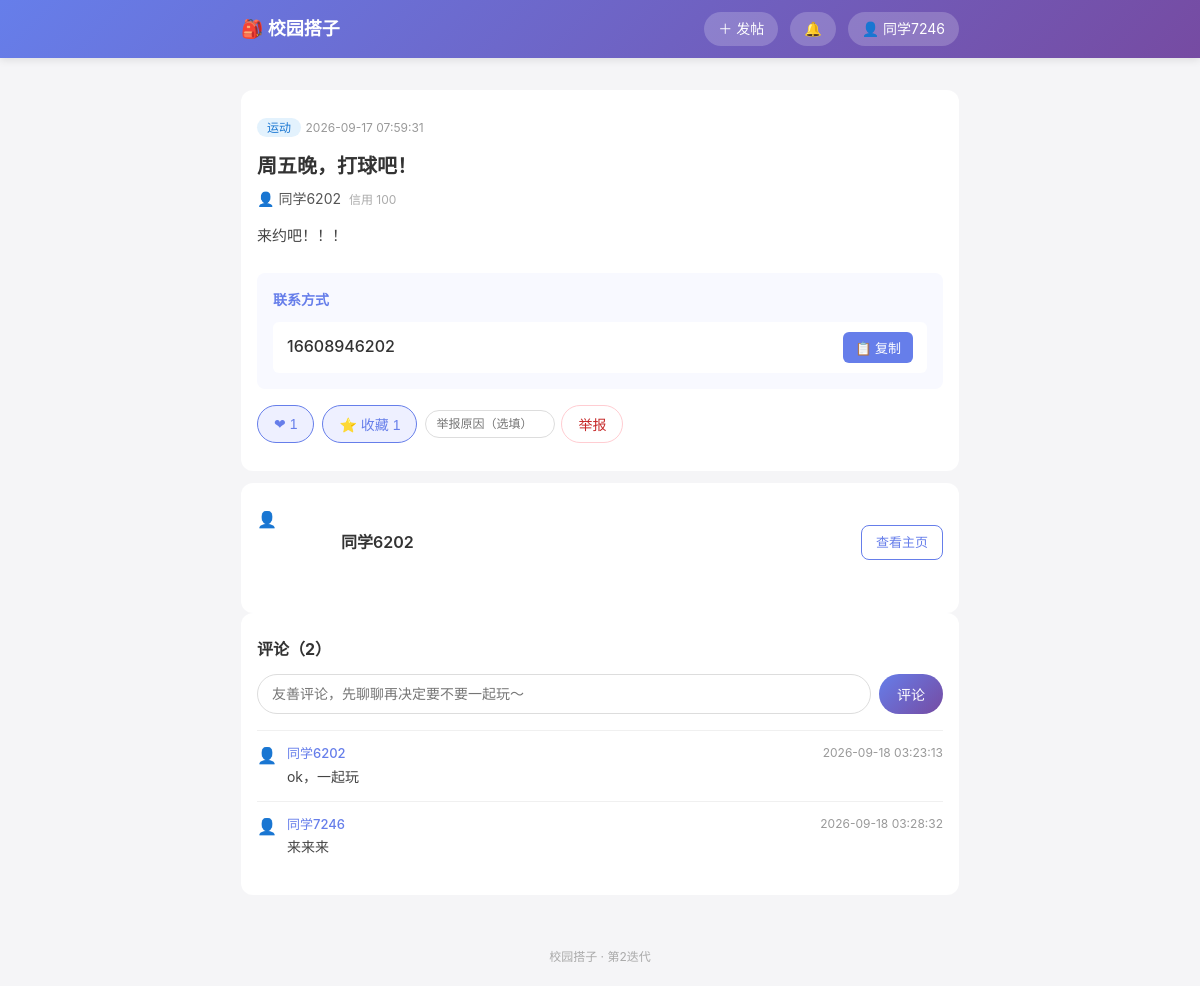
Screenshot of /post/1 (signed in) with the database file from the repository.
### tables this page shows
CREATE TABLE users (
            id INTEGER PRIMARY KEY AUTOINCREMENT,
            phone TEXT UNIQUE NOT NULL,
            password_hash TEXT NOT NULL,
            nickname TEXT,
            create_time DATETIME DEFAULT CURRENT_TIMESTAMP
        , credit INTEGER DEFAULT 100, age INTEGER, gender TEXT, interests TEXT, bio TEXT, avatar TEXT, contact_public INTEGER DEFAULT 1);

CREATE TABLE posts (
            id INTEGER PRIMARY KEY AUTOINCREMENT,
            user_id INTEGER NOT NULL,
            title TEXT NOT NULL,
            category TEXT NOT NULL,
            content TEXT NOT NULL,
            contact TEXT NOT NULL,
            create_time DATETIME DEFAULT CURRENT_TIMESTAMP,
            status TINYINT DEFAULT 1,
            FOREIGN KEY (user_id) REFERENCES users(id)
        );

CREATE TABLE comments (
            id INTEGER PRIMARY KEY AUTOINCREMENT,
            post_id INTEGER NOT NULL,
            user_id INTEGER NOT NULL,
            content TEXT NOT NULL,
            create_time DATETIME DEFAULT CURRENT_TIMESTAMP
        );

### app.py (the view)
@app.route('/post/<int:post_id>')
def post_detail(post_id):
    conn = get_conn()
    c = conn.cursor()
    post = c.execute('''
        SELECT p.id, p.title, p.category, p.content, p.contact, p.create_time,
               u.nickname, u.id AS author_id, u.age, u.gender, u.interests,
               u.bio, u.credit, u.avatar, u.contact_public
        FROM posts p JOIN users u ON p.user_id = u.id
        WHERE p.id = ? AND p.status = 1
    ''', (post_id,)).fetchone()
    if not post:
        conn.close()
        return '帖子不存在或已删除'
    comments = c.execute('''
        SELECT cm.id, cm.content, cm.create_time, u.nickname, u.id AS user_id, u.avatar
        FROM comments cm JOIN users u ON cm.user_id = u.id
        WHERE cm.post_id = ? ORDER BY cm.create_time ASC
    ''', (post_id,)).fetchall()
    like_count = c.execute('SELECT COUNT(*) AS n FROM likes WHERE post_id = ?', (post_id,)).fetchone()['n']
    fav_count = c.execute('SELECT COUNT(*) AS n FROM favorites WHERE post_id = ?', (post_id,)).fetchone()['n']
    liked = favorited = is_owner = blocked_by_author = False
    if 'user_id' in session:
        uid = session['user_id']
        liked = c.execute('SELECT 1 FROM likes WHERE post_id = ? AND user_id = ?',
                          (post_id, uid)).fetchone() is not None
        favorited = c.execute('SELECT 1 FROM favorites WHERE post_id = ? AND user_id = ?',
                              (post_id, uid)).fetchone() is not None
        is_owner = (uid == post['author_id'])
        blocked_by_author = c.execute('SELECT 1 FROM blacklist WHERE user_id = ? AND blocked_id = ?',
                                      (post['author_id'], uid)).fetchone() is not None
    conn.close()
    author_interests = parse_interests(post['interests'] or '')
    contact_visible = bool(post['contact_public']) or 'user_id' in session
    return render_template('detail.html', post=post, comments=comments,
                           like_count=like_count, fav_count=fav_count,
                           liked=liked, favorited=favorited,
                           is_owner=is_owner, blocked_by_author=blocked_by_author,
                           author_interests=author_interests,
                           contact_visible=contact_visible)

### app.py (called while the page is built)
def get_conn():
    conn = sqlite3.connect(DB_PATH)
    conn.row_factory = sqlite3.Row
    return conn

def parse_interests(interests_raw):
    tags = [t.strip() for t in interests_raw.replace('，', ',').split(',') if t.strip()]
    return list(dict.fromkeys(tags))

@app.context_processor
def inject_global_vars():
    return {
        'logged_in': 'user_id' in session,
        'nickname': session.get('nickname', ''),
        'avatar': session.get('avatar', ''),
    }

### templates/detail.html (shortened to what this page needs)
{% extends "base.html" %}
{% block content %}
<div class="detail-container">
    <div class="detail-card">
        <div class="detail-header">
            <span class="post-category cat-{{ post.category }}">{{ post.category }}</span>
            <span class="post-time">{{ post.create_time }}</span>
        </div>
        <h1 class="detail-title">{{ post.title }}</h1>
        <a href="/user/{{ post.author_id }}" class="detail-author">
            {% if post.avatar %}<img src="{{ post.avatar }}" class="mini-avatar" alt="头像">{% else %}👤{% endif %}
            {{ post.nickname }}
            <span class="author-age">信用 {{ post.credit }}</span>
        </a>
        <div class="detail-content">{{ post.content }}</div>
        {% if contact_visible %}
        <div class="detail-contact">
            <h4>联系方式</h4>
            <div class="contact-box">
                <span class="contact-text" id="contactText">{{ post.contact }}</span>
                <button class="btn-copy" onclick="copyContact()">📋 复制</button>
            </div>
        </div>
        {% else %}
        <div class="detail-contact">
            <h4>联系方式</h4>
            <div class="tip">作者设置了仅登录用户可见，<a href="/login">登录后</a>查看</div>
        </div>
        {% endif %}
        <div class="detail-actions">
            {% if logged_in %}
            <button class="action-btn {{ 'active' if liked else '' }}" id="like-btn"
                    onclick="toggleLike()">❤ <span id="like-count">{{ like_count }}</span></button>
            <button class="action-btn {{ 'active' if favorited else '' }}" id="fav-btn"
                    onclick="toggleFav()">⭐ 收藏 <span id="fav-count">{{ fav_count }}</span></button>
            {% else %}
            <span class="action-btn">❤ <span>{{ like_count }}</span></span>
            <span class="action-btn">⭐ 收藏 <span>{{ fav_count }}</span></span>
            {% endif %}
            {% if is_owner %}
            <a href="/post/{{ post.id }}/edit" class="action-btn">✏️ 编辑</a>
            <form method="POST" action="/post/{{ post.id }}/delete" style="display:inline;"
                  onsubmit="return confirm('确定要删除这条帖子吗？');">
                <button type="submit" class="action-btn danger">🗑️ 删除</button>
            </form>
            {% elif logged_in %}
            <form method="POST" action="/post/{{ post.id }}/report" class="report-form"
                  onsubmit="return confirm('确认举报这条帖子？');">
                <input type="text" name="reason" placeholder="举报原因（选填）" class="report-input">
                <button type="submit" class="action-btn danger">举报</button>
            </form>
            {% endif %}
        </div>
    </div>
    <div class="detail-card author-card">
        <div class="author-card-head">
            {% if post.avatar %}<img src="{{ post.avatar }}" class="big-avatar" alt="头像">{% else %}<div class="big-avatar">👤</div>{% endif %}
            <div>
                <a href="/user/{{ post.author_id }}" class="author-name">{{ post.nickname }}</a>
            </div>
            <a href="/user/{{ post.author_id }}" class="btn-secondary btn-sm">查看主页</a>
        </div>
    </div>
    <div class="detail-card">
        <h3 class="section-title">评论（{{ comments|length }}）</h3>
        {% if logged_in and not blocked_by_author %}
        <form method="POST" action="/post/{{ post.id }}/comment" class="comment-form">
            <input type="text" name="content" maxlength="200" required
                   placeholder="友善评论，先聊聊再决定要不要一起玩～">
            <button type="submit" class="btn-comment">评论</button>
        </form>
        {% elif blocked_by_author %}
        <div class="tip">你已被该帖作者拉黑，无法评论</div>
        {% else %}
        <div class="tip"><a href="/login">登录后可以评论</a></div>
        {% endif %}
        <div class="comment-list">
            {% for cm in comments %}
            <div class="comment-item">
                {% if cm.avatar %}<img src="{{ cm.avatar }}" class="mini-avatar" alt="头像">{% else %}👤{% endif %}
                <div class="comment-body">
                    <div class="comment-head">
                        <a href="/user/{{ cm.user_id }}" class="comment-name">{{ cm.nickname }}</a>
                        <span class="post-time">{{ cm.create_time }}</span>
                    </div>
                    <div class="comment-text">{{ cm.content }}</div>
                </div>
            </div>
            {% else %}
            <div class="tip" style="padding:10px 0;">还没有评论，抢个沙发～</div>
            {% endfor %}
        </div>
    </div>
</div>
{% endblock %}

### templates/base.html (shortened to what this page needs)
<!DOCTYPE html>
<html lang="zh-CN">
<head>
    <link rel="stylesheet" href="/static/css/style.css">
</head>
<body>
    <nav class="navbar">
        <div class="nav-container">
            <a href="/" class="nav-logo">🎒 校园搭子</a>
            <div class="nav-links">
                {% if logged_in %}
                    <a href="/publish" class="nav-btn">＋ 发帖</a>
                    <a href="/notifications" class="nav-btn nav-bell">🔔
                    </a>
                    <a href="/profile" class="nav-btn">
                        {% if avatar %}<img src="{{ avatar }}" class="nav-avatar" alt="头像">{% else %}👤{% endif %}
                        {{ nickname }}
                    </a>
                {% else %}
                    <a href="/login" class="nav-btn">登录 / 注册</a>
                {% endif %}
            </div>
        </div>
    </nav>
    <main class="main-content">
        {% block content %}{% endblock %}
    </main>
    <footer class="footer">
        <p>校园搭子 · 第2迭代</p>
    </footer>
</body>
</html>

### static/css/style.css (style rules this page uses)
* { margin: 0; padding: 0; box-sizing: border-box; }
body { font-family: -apple-system, BlinkMacSystemFont, "Segoe UI", "PingFang SC", "Hiragino Sans GB", "Microsoft YaHei", sans-serif; background-color: #f5f5f7; color: #333; line-height: 1.6; }
a { text-decoration: none; color: inherit; }
.navbar { background: linear-gradient(135deg, #667eea 0%, #764ba2 100%); color: white; position: sticky; top: 0; z-index: 100; box-shadow: 0 2px 8px rgba(0,0,0,0.1); }
.nav-container { max-width: 750px; margin: 0 auto; padding: 12px 16px; display: flex; justify-content: space-between; align-items: center; }
.nav-logo { font-size: 18px; font-weight: bold; color: white; }
.nav-links { display: flex; gap: 12px; }
.nav-btn { color: white; padding: 6px 14px; border-radius: 20px; font-size: 14px; background: rgba(255,255,255,0.2); transition: background 0.2s; }
.main-content { max-width: 750px; margin: 0 auto; padding: 16px; min-height: calc(100vh - 120px); }
.post-category { font-size: 12px; padding: 2px 10px; border-radius: 10px; font-weight: 500; }
.cat-运动 { background: #e3f2fd; color: #1976d2; }
.post-time { font-size: 12px; color: #999; }
.btn-secondary { display: inline-block; padding: 10px 24px; background: white; color: #667eea; border: 1px solid #667eea; border-radius: 8px; font-size: 14px; cursor: pointer; text-align: center; }
.detail-container { padding: 16px 0; }
.detail-card { background: white; border-radius: 12px; padding: 24px 16px; }
.detail-title { font-size: 20px; margin: 12px 0 8px; line-height: 1.4; }
.detail-content { font-size: 15px; line-height: 1.8; color: #444; margin-bottom: 24px; }
.detail-contact { background: #f8f9ff; padding: 16px; border-radius: 8px; }
.detail-contact h4 { font-size: 14px; color: #667eea; margin-bottom: 10px; }
.contact-box { display: flex; justify-content: space-between; align-items: center; background: white; padding: 10px 14px; border-radius: 6px; }
.contact-text { font-size: 16px; font-weight: 500; }
.btn-copy { background: #667eea; color: white; border: none; padding: 6px 12px; border-radius: 6px; font-size: 13px; cursor: pointer; }
.section-title { font-size: 16px; margin-bottom: 12px; color: #333; }
.footer { text-align: center; padding: 20px; color: #aaa; font-size: 12px; }
.big-avatar { width: 72px; height: 72px; border-radius: 50%; object-fit: cover; }
.author-age { color: #aaa; font-size: 12px; margin-left: 4px; }
.nav-bell { position: relative; }
.detail-author { display: block; color: #555; font-size: 14px; margin-bottom: 12px; }
.detail-actions { display: flex; flex-wrap: wrap; gap: 8px; margin: 16px 0 4px; }
.action-btn { display: inline-block; padding: 8px 16px; border: 1px solid #e0e0e0; background: white; border-radius: 20px; font-size: 14px; color: #555; cursor: pointer; transition: all 0.2s; }
.action-btn.active { background: #eef0ff; border-color: #667eea; color: #667eea; }
.action-btn.danger { color: #c62828; border-color: #ffcdd2; }
.report-form { display: inline-flex; gap: 6px; align-items: center; }
.report-input { width: 130px; padding: 6px 10px; border: 1px solid #ddd; border-radius: 16px; font-size: 12px; }
.author-card { margin-top: 12px; }
.author-card-head { display: flex; align-items: center; gap: 12px; margin-bottom: 10px; }
.author-name { font-size: 16px; font-weight: 600; color: #333; }
.btn-sm { padding: 6px 14px; font-size: 13px; margin-left: auto; }
.comment-form { display: flex; gap: 8px; margin-bottom: 16px; }
.comment-form input { flex: 1; padding: 10px 14px; border: 1px solid #ddd; border-radius: 20px; font-size: 14px; outline: none; }
.btn-comment { padding: 10px 18px; border: none; border-radius: 20px; background: linear-gradient(135deg, #667eea 0%, #764ba2 100%); color: white; font-size: 14px; cursor: pointer; }
.comment-item { display: flex; gap: 10px; padding: 12px 0; border-top: 1px solid #f0f0f0; }
.comment-body { flex: 1; }
.comment-head { display: flex; justify-content: space-between; margin-bottom: 2px; }
.comment-name { font-size: 13px; font-weight: 500; color: #667eea; }
.comment-text { font-size: 14px; color: #444; }

### rows the page displays
users: nickname "同学7246"
posts: category "运动", create_time "2026-09-17 07:59:31", title "周五晚，打球吧！", content "来约吧！！！", contact "16608946202"
users: nickname "同学6202", credit "100"
comments: nickname "同学6202", create_time "2026-09-18 03:23:13", content "ok，一起玩"
comments: nickname "同学7246", create_time "2026-09-18 03:28:32", content "来来来"

### other values shown
{{ like_count }} "1"
{{ fav_count }} "1"
{{ comments|length }} "2"
